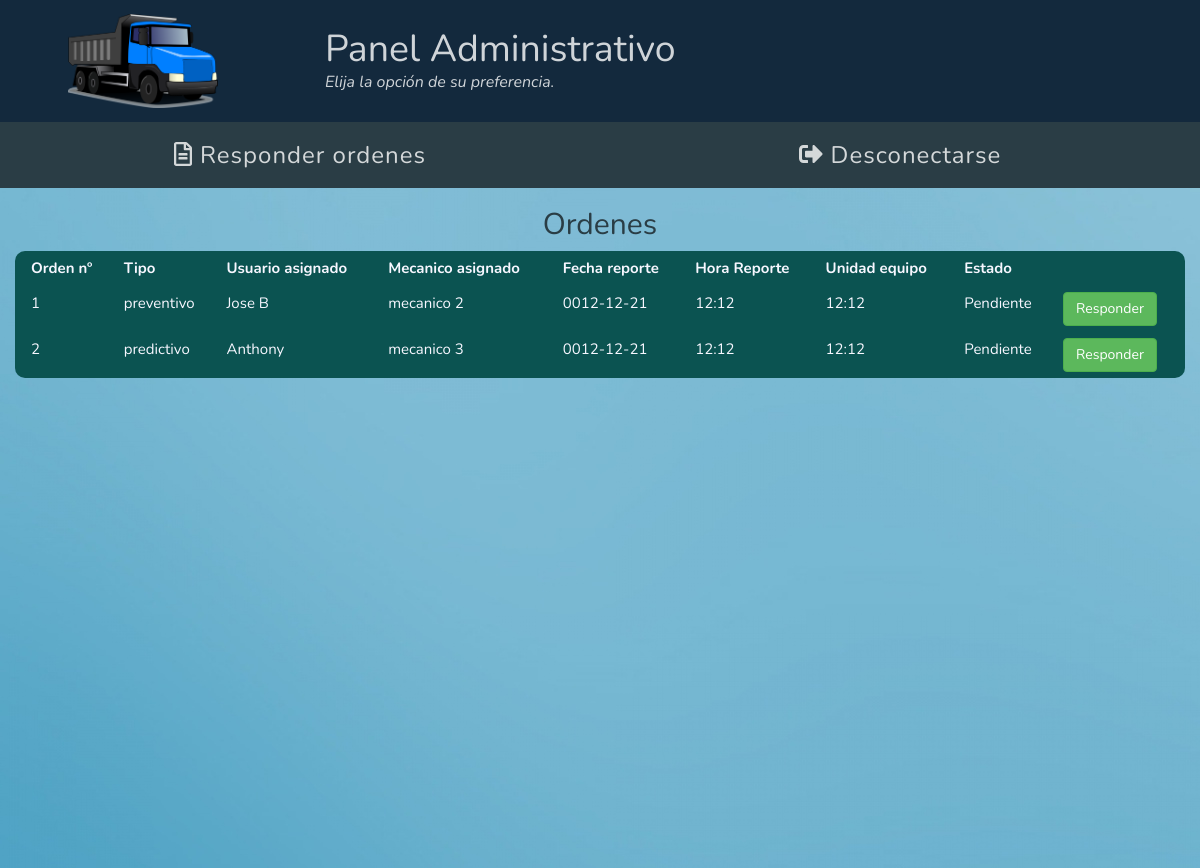
Page /index.php?art=adminsolicitudes (signed in) on the earlier database version.
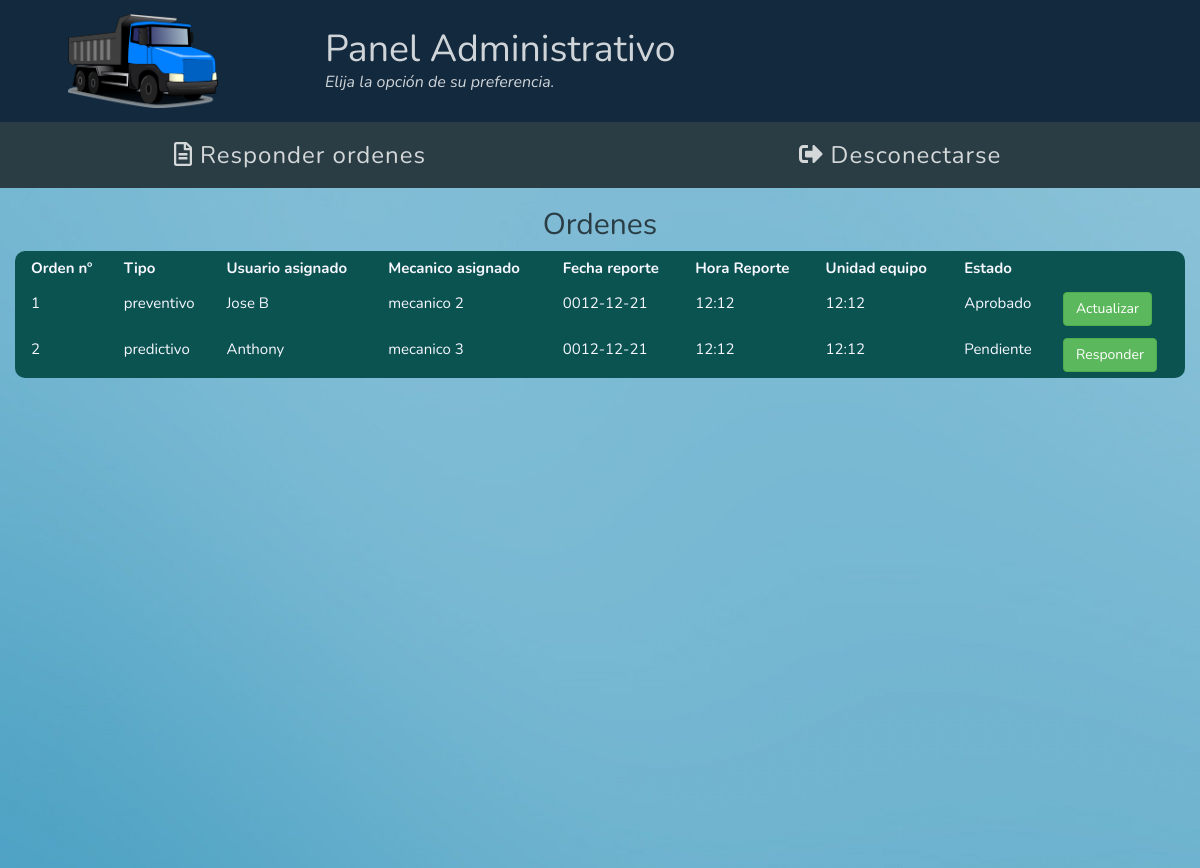
Same page on the later database version.
### tables this page shows
CREATE TABLE `ordenes` (
  `id_orden` int(20) NOT NULL,
  `id_usuario_emisor` int(20) NOT NULL,
  `id_usuario_receptor` int(20) NOT NULL,
  `tipo_mantenimiento` varchar(20) NOT NULL,
  `usuario_equipo` varchar(50) NOT NULL,
  `mecanico_asignado` varchar(50) NOT NULL,
  `fecha_reporte` varchar(50) NOT NULL,
  `hora_reporte` varchar(20) NOT NULL,
  `fecha_inicio` varchar(20) NOT NULL,
  `hora_inicio` varchar(20) NOT NULL,
  `fecha_culminacion` varchar(20) NOT NULL,
  `hora_culminacion` varchar(20) NOT NULL,
  `km` int(50) NOT NULL,
  `unidad_equipo` varchar(50) NOT NULL,
  `placa_equipo` varchar(50) NOT NULL,
  `ultima_actividad` varchar(100) NOT NULL,
  `taller_externo` varchar(100) NOT NULL,
  `fecha_inicio_taller` varchar(50) NOT NULL,
  `fecha_culminacion_taller` varchar(50) NOT NULL,
  `hora_taller` varchar(20) NOT NULL,
  `garantia` varchar(20) NOT NULL,
  `descripcion_falla` varchar(200) NOT NULL,
  `estado_orden` varchar(20) NOT NULL
);

### adminsolicitudes.php (the view, shortened to what this page needs)
<?php
  include_once('conexion.php');
?>
<div class="container-fluid" style="height:85vh;">
  <h2 class="fgray">Ordenes</h2>
  <?php
    $querybuscarU= $mysqli->query("SELECT * FROM ordenes") or
      die ("<br> No se puede ejecutar query para buscar datos P".$mysqli->error);
    if (mysqli_num_rows($querybuscarU) > 0)
    {
      echo "<table class='w3-table bgreen fwhite1'>";
      echo "<tr>";
      echo "<th> Orden nº </th>";
      echo "<th> Tipo </th>";
      echo "<th> Usuario asignado </th>";
      echo "<th> Mecanico asignado </th>";
      echo "<th> Fecha reporte </th>";
      echo "<th> Hora Reporte </th>";
      echo "<th> Unidad equipo </th>";
      echo "<th> Estado </th>";
      while (($fila=mysqli_fetch_array($querybuscarU)))
      {
        $id_orden=$fila['id_orden'];
        $tipo_mantenimiento=$fila['tipo_mantenimiento'];
        $usuario_equipo=$fila['usuario_equipo'];
        $mecanico_asignado=$fila['mecanico_asignado'];
        $fecha_reporte=$fila['fecha_reporte'];
        $hora_reporte=$fila['hora_reporte'];
        $unidad_equipo=$fila['unidad_equipo'];
        $estado_orden = $fila['estado_orden'];
          echo "<tr>";
          echo "<td>$id_orden</td>";
          echo "<td>$tipo_mantenimiento</td>";
          echo "<td>$usuario_equipo</td>";
          echo "<td>$mecanico_asignado</td>";
          echo "<td>$fecha_reporte</td>";
          echo "<td>$hora_reporte</td>";
          echo "<td>$unidad_equipo</td>";
          echo "<td>$estado_orden</td>";
          if($estado_orden === 'Pendiente') {
            echo "<td>
              <a href='index.php?art=responderorden&id=$id_orden'><button class='btn btn-success'>Responder</button></a>
            </td>";
          }
          else {
            echo "<td>
              <a href='index.php?art=responderorden&id=$id_orden'><button class='btn btn-success'>Actualizar</button></a>
            </td>";
          }
      }
     echo "</tr>";
    echo "</tr>";
    }
    else {
      echo "<h2>No tiene ordenes realizadas.</h2>";
    }
  ?>
</div>

### index.php (shortened to what this page needs)
<!DOCTYPE html>
<html>
<head>
	<?php
		include_once('head.php');
	?>
</head>
<body>
	<header id="logo">
		<?php
			include_once('logo.php');
	 	?>
	</header>
	<section id="menu">
		<?php
			include_once('menu.php');
		?>
	</section>
	<section id="body" class="bwhite2">
		<article>
			<?php
				$Articulo = $_GET['art'];
				if ( $Articulo == adminsolicitudes ) {
					include_once('adminsolicitudes.php');
				}
			?>
		</article>
	</section>
</body>
</html>

### head.php (shortened to what this page needs)
<link rel="stylesheet" type="text/css" href="css/bootstrap.css">
 	<link rel="stylesheet" type="text/css" href="css/estilos.css">
<link rel="stylesheet" href="https://maxcdn.bootstrapcdn.com/font-awesome/4.3.0/css/font-awesome.min.css">
<link href="https://netdna.bootstrapcdn.com/twitter-bootstrap/2.3.1/css/bootstrap-responsive.min.css" rel="stylesheet">
 	<link rel="stylesheet" href="https://cdnjs.cloudflare.com/ajax/libs/normalize/5.0.0/normalize.min.css">

### logo.php
	<div class="container-fluid bblue2 fwhite1">
		 <div class="row" >
			  <div class="col-xs-3 col-lg-3 col-md-3  box" style="padding-left:0;">
				<a href="index.php"><img src="image/5.png" style="display:block; margin:auto; width:150px; margin-top:5%;margin-bottom:5%" ></a>
				</div>
				<div class="col-xs-9 col-lg-9 col-md-9" style="text-align: left;vertical-align: middle; margin-top:1.5%;">
							<h1>Panel Administrativo</h1>
						  <h2 class="sub-title">Elija la opción de su preferencia.</h2>
				</div>
		</div>
</div>

### menu.php (shortened to what this page needs)
<div class="container-fluid bgray menu">
	<div class="row">
	<?php
	  $id = $_SESSION['cargo'];
	 if (isset($_SESSION['usuario']))
		   if ($id == 1) {
        echo "<a href='index.php?art=adminsolicitudes'><div class='col-md-6'><h3><i class='far fa-file-alt'></i>Responder ordenes</h3></div></a>";
        echo "<a href='index.php?art=salir'><div class='col-md-6'><h3><i class='fas fa-sign-out-alt'></i>Desconectarse</h3></div></a>";
		   }
		   else {
        echo "<a href='index.php?art=solicitudes&id=$id'><div class='col-md-6'><h3><i class='far fa-file-alt'></i>Lista de ordenes</h3></div></a>";
        echo "<a href='index.php?art=salir'><div class='col-md-6'><h3><i class='fas fa-sign-out-alt'></i>Desconectarse</h3></div></a>";
		   }
		    else
		 	  {
		     echo"<a href='index.php?art=login'><div class='col-md-12'><h3><i class='fas fa-sign-in-alt'></i>Entrar al Sistema</h3></div></a>";
		    }
		?>
		</div>
	</div>

### css/estilos.css (style rules this page uses)
* { margin: 0px; padding: 0px; font-family: 'Nunito', sans-serif !important; }
table { border-radius: 10px; }
.menu { letter-spacing: 1px; }
svg.svg-inline--fa.fa-sign-in-alt.fa-w-16, svg.svg-inline--fa.fa-user-times.fa-w-20, svg.svg-inline--fa.fa-file-alt.fa-w-12, svg.svg-inline--fa.fa-sign-out-alt.fa-w-16, svg.svg-inline--fa.fa-users.fa-w-20, svg.svg-inline--fa.fa-road.fa-w-18 { margin-right: 8px; }
.bgreen { background-color: #0B5351; }
.fgray { color: #2A3D45; }
div h2 { margin-bottom: 0; }
.bblue2 { background-color: #13293D; }
.fwhite1 { color: #F7F7FF; }
.bgray { background-color: #2A3D45; }
div h1 { font-size: 2.5em; margin:0; }
.sub-title { margin: 0; font-style: italic; margin-top: -15px; font-size: 16px; }
.container-fluid h1 { margin: 0; }
header, section, article, nav, figure, figcapture { display: block; }
body { text-align: center; }
* { -webkit-box-sizing:border-box;-moz-box-sizing:border-box;box-sizing:border-box }
html { -ms-text-size-adjust:100%;-webkit-text-size-adjust:100% }
body { margin:0 }
article,aside,details,figcaption,figure,footer,header,hgroup,main,menu,nav,section,summary { display:block }
a { background-color:transparent }
img { border:0 }
svg:not(:root) { overflow:hidden }
button,input,select,textarea { font:inherit;margin:0 }
button { overflow:visible }
button,select { text-transform:none }
button,html input[type=button],input[type=reset],input[type=submit] { -webkit-appearance:button;cursor:pointer }
html,body { font-family:Verdana,sans-serif;font-size:15px;line-height:1.5 }
html { overflow-x:hidden }
h1,h2,h3,h4,h5,h6,.w3-slim,.w3-wide { font-family:"Segoe UI",Arial,sans-serif }
h1 { font-size:36px }
h2 { font-size:30px }
h3 { font-size:24px }
h1,h2,h3,h4,h5,h6 { font-weight:400;margin:10px 0 }
img { margin-bottom:-5px }
a { color:inherit }
.w3-table,.w3-table-all { border-collapse:collapse;border-spacing:0;width:100%;display:table }
.w3-table td,.w3-table th,.w3-table-all td,.w3-table-all th { padding:6px 8px;display:table-cell;text-align:left;vertical-align:top }
.w3-table th:first-child,.w3-table td:first-child,.w3-table-all th:first-child,.w3-table-all td:first-child { padding-left:16px }

Differences in the rows shown:
changed ordenes "preventivo": estado_orden "Pendiente" → "Aprobado"; estado_orden "Responder" → "Actualizar"
